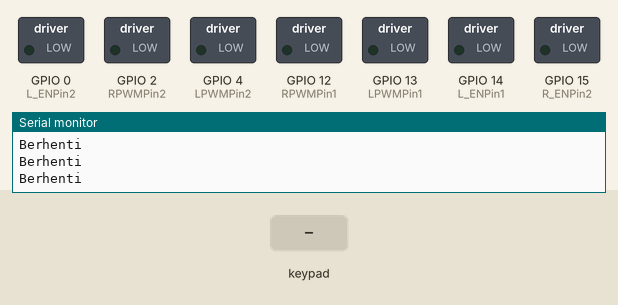
Simulated run of this sketch. Board: ESP32. On the bench: switched loads named in the sketch (green lamp = pin HIGH), the last lines printed to the serial monitor. The inputs (shaded band) are chosen by the test bench. Nothing arrives over Bluetooth unless stated.

Above: at 1.2 s.
1.3 s: key 'U' pressed
At 1.54 s:
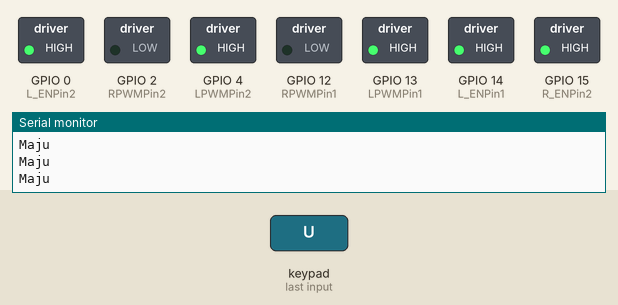
3.2 s: key 'D' pressed
At 3.43 s:
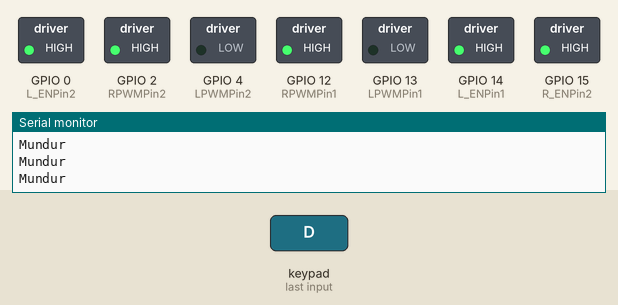
5.1 s: key 'L' pressed
At 5.33 s:
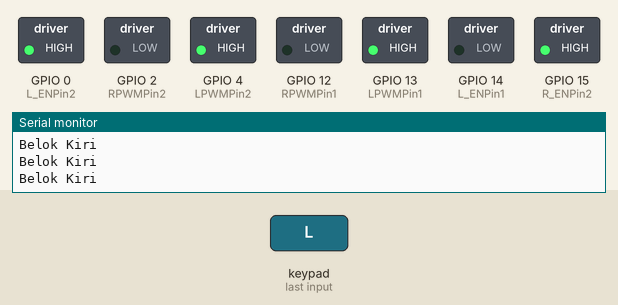
7.0 s: key 'R' pressed
At 7.24 s:
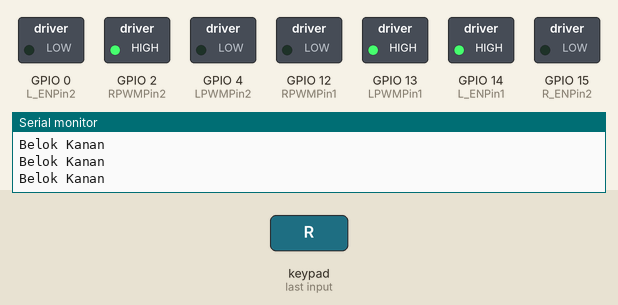
Timing chart, 0 to 9.9 s (numbered marks = the images above; inputs shaded):
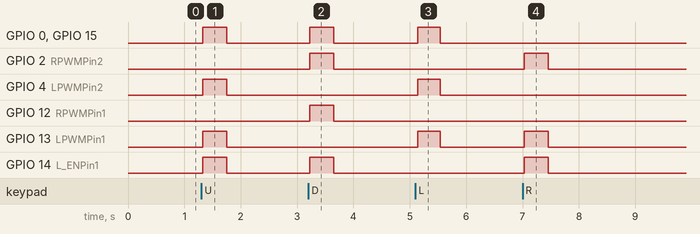

The sketch:

PS3_Sumo.ino
```cpp
#include <Ps3Controller.h>

// Pin untuk motor driver pertama (kiri)
const int LPWMPin1 = 13; // PWM pada ESP32 untuk kecepatan motor kiri
const int L_ENPin1 = 14; // GPIO pada ESP32 untuk mengaktifkan motor kiri
const int RPWMPin1 = 12;  // PWM pada ESP32 untuk kecepatan motor kiri
const int R_ENPin1 = 14; // GPIO pada ESP32 untuk mengaktifkan motor kiri

// Pin untuk motor driver kedua (kanan)
const int LPWMPin2 = 4; // PWM pada ESP32 untuk kecepatan motor kanan
const int L_ENPin2 = 0; // GPIO pada ESP32 untuk mengaktifkan motor kanan
const int RPWMPin2 = 2;  // PWM pada ESP32 untuk kecepatan motor kanan
const int R_ENPin2 = 15; // GPIO pada ESP32 untuk mengaktifkan motor kanan

void setup() {
  Serial.begin(115200);

  // Setup pin untuk motor driver
  pinMode(LPWMPin1, OUTPUT);
  pinMode(L_ENPin1, OUTPUT);
  pinMode(RPWMPin1, OUTPUT);
  pinMode(R_ENPin1, OUTPUT);
  pinMode(LPWMPin2, OUTPUT);
  pinMode(L_ENPin2, OUTPUT);
  pinMode(RPWMPin2, OUTPUT);
  pinMode(R_ENPin2, OUTPUT);

  // Setup PS3 controller
  Ps3.begin("d4:d4:da:5c:2b:6a");  // Ganti dengan alamat Bluetooth stik PS3 kamu
}

void loop() {
  if (!Ps3.isConnected()) {
    // Stik PS3 tidak terhubung, berhenti robot
    stopRobot();
    Serial.println("Stik PS3 tidak terhubung.");
    return;
  }

  // Baca nilai tombol arah
  bool upButton = Ps3.data.button.up;
  bool downButton = Ps3.data.button.down;
  bool leftButton = Ps3.data.button.left;
  bool rightButton = Ps3.data.button.right;

  // Kendalikan motor berdasarkan tombol arah stik PS3
  if (upButton) {
    // Maju
    moveForward(255, 0);  // Kecepatan maksimum
    Serial.println("Maju");
  } else if (downButton) {
    // Mundur
    moveBackward(0, 255);  // Kecepatan maksimum
    Serial.println("Mundur");
  } else if (leftButton) {
    // Belok kiri
    turnLeft(255, 0);  // Kecepatan maksimum
    Serial.println("Belok Kiri");
  } else if (rightButton) {
    // Belok kanan
    turnRight(0, 255);  // Kecepatan maksimum
    Serial.println("Belok Kanan");
  } else {
    // Berhenti jika tidak ada tombol arah ditekan
    stopRobot();
    Serial.println("Berhenti");
  }

  // Tambahkan delay untuk memberikan waktu bagi stik PS3 untuk memproses input
  delay(20);
}

void moveForward(int speedLeft, int speedRight) {
  analogWrite(LPWMPin1, abs(speedLeft));
  analogWrite(RPWMPin1, abs(speedRight));

  analogWrite(LPWMPin2, abs(speedLeft));
  analogWrite(RPWMPin2, abs(speedRight));

  digitalWrite(L_ENPin1, HIGH);
  digitalWrite(R_ENPin1, HIGH);

  digitalWrite(L_ENPin2, HIGH);
  digitalWrite(R_ENPin2, HIGH);
}

void moveBackward(int speedLeft, int speedRight) {
  analogWrite(LPWMPin1, abs(speedLeft));
  analogWrite(RPWMPin1, abs(speedRight));

  analogWrite(LPWMPin2, abs(speedLeft));
  analogWrite(RPWMPin2, abs(speedRight));

  digitalWrite(L_ENPin1, HIGH);
  digitalWrite(R_ENPin1, HIGH);

  digitalWrite(L_ENPin2, HIGH);
  digitalWrite(R_ENPin2, HIGH);
}

void turnLeft(int speedLeft, int speedRight) {
  analogWrite(LPWMPin1, abs(speedLeft));
  analogWrite(RPWMPin1, abs(speedRight));

  analogWrite(LPWMPin2, abs(speedLeft));
  analogWrite(RPWMPin2, abs(speedRight));

  digitalWrite(L_ENPin1, LOW);
  digitalWrite(R_ENPin1, LOW);

  digitalWrite(L_ENPin2, HIGH);
  digitalWrite(R_ENPin2, HIGH);
}

void turnRight(int speedLeft, int speedRight) {
  analogWrite(LPWMPin1, abs(speedRight));
  analogWrite(RPWMPin1, abs(speedLeft));

  analogWrite(LPWMPin2, abs(speedLeft));
  analogWrite(RPWMPin2, abs(speedRight));

  digitalWrite(L_ENPin1, HIGH);
  digitalWrite(R_ENPin1, HIGH);

  digitalWrite(L_ENPin2, LOW);
  digitalWrite(R_ENPin2, LOW);
}

void stopRobot() {
  analogWrite(LPWMPin1, 0);
  analogWrite(RPWMPin1, 0);
  analogWrite(LPWMPin2, 0);
  analogWrite(RPWMPin2, 0);

  digitalWrite(L_ENPin1, LOW);
  digitalWrite(R_ENPin1, LOW);

  digitalWrite(L_ENPin2, LOW);
  digitalWrite(R_ENPin2, LOW);
}
```

Measured:
- after the input at 1.3 s, GPIO 0 (L_ENPin2), GPIO 4 (LPWMPin2), GPIO 13 (LPWMPin1), GPIO 14 (L_ENPin1), GPIO 15 (R_ENPin2): LOW → HIGH at once, → LOW 0.42 s later
- after the input at 3.2 s, GPIO 0 (L_ENPin2), GPIO 2 (RPWMPin2), GPIO 12 (RPWMPin1), GPIO 14 (L_ENPin1), GPIO 15 (R_ENPin2): LOW → HIGH at once, → LOW 0.42 s later
- after the input at 5.1 s, GPIO 0 (L_ENPin2), GPIO 4 (LPWMPin2), GPIO 13 (LPWMPin1), GPIO 15 (R_ENPin2): LOW → HIGH at once, → LOW 0.40 s later
- after the input at 7.0 s, GPIO 2 (RPWMPin2), GPIO 13 (LPWMPin1), GPIO 14 (L_ENPin1): LOW → HIGH at once, → LOW 0.42 s later
